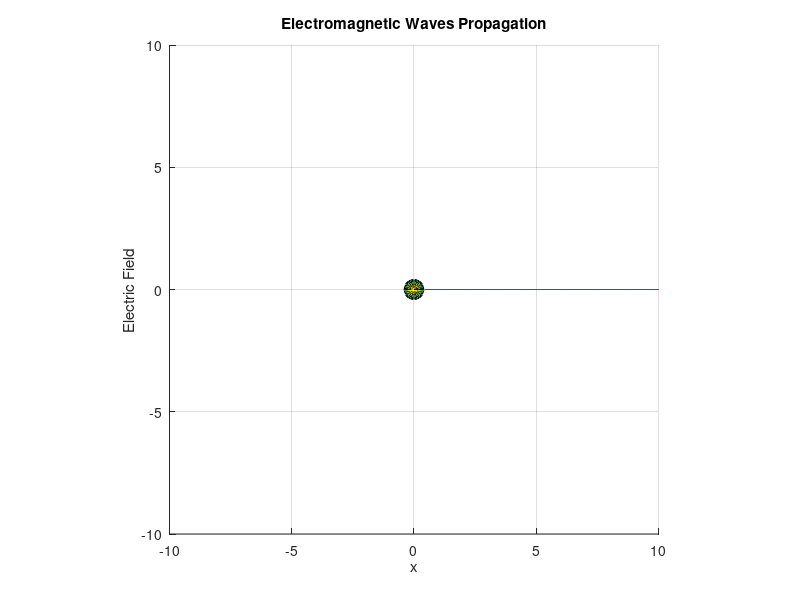

MATLAB code for this plot: (Note: this script raises an error after producing the figure.)
% Parâmetros
freq = 10;
vel = 5;
lambda = vel / freq;

amp_e = 1;
amp_m = 1;      % Ajuste valores dos parâmetros de acordo com a necessidade.

t = linspace(0, 10, 1000); % Vetor Tempo
x = linspace(0, 10, 1000); % Vetor espacial ao longo do eixo X
y = linspace(-2, 2, 1000); % Vetor espacial ao longo do eixo Y
z = linspace(-2, 2, 1000); % Vetor espacial ao longo do eixo Z

% Criar matriz para armazenar a amplitude da onda elétrica
e_wave = zeros(size(x));

figure;
hold on;

% Nomes dos eixos
xlabel('x');
ylabel('Electric Field');
zlabel('Magnetic Field');
title('Electromagnetic Waves Propagation');

% Definir fonte de OEM como uma esfera
[X, Y, Z] = sphere;
radius = 0.4;
X1 = radius * X;
Y1 = radius * Y;
Z1 = radius * Z;
surf(X1, Y1, Z1);

% Definir limites dos eixos
xlim([-10, 10]);
ylim([-10, 10]);
zlim([-10, 10]);
grid on;
daspect([1 1 1]);

e_plot = plot3(x, zeros(size(x)), zeros(size(x)), 'b');
m_plot = plot3(x, zeros(size(x)), zeros(size(x)), 'r');
axis vis3d;

for i = 1:length(t)
    % Calcular a amplitude da onda elétrica
    e_wave = amp_e * sin(2*pi*freq*t(i) - 2*pi*freq*x/vel);
    
    %disp (e_wave);
    % Aplicar atenuação após x = 5
    idx = x > 5 & x <= 7;
    e_wave(idx) = e_wave(idx) .* (1 - (x(idx) - 5) / 5);
    
    idx_att = x > 7;
    e_wave(idx_att) = e_wave(idx);

    % Atualizar a plotagem
    set(e_plot, 'YData', e_wave);
    set(m_plot, 'ZData', e_wave); % Para visualização, usamos a mesma amplitude para o campo magnético
    pause(0.01);
    drawnow;

end
hold off;
